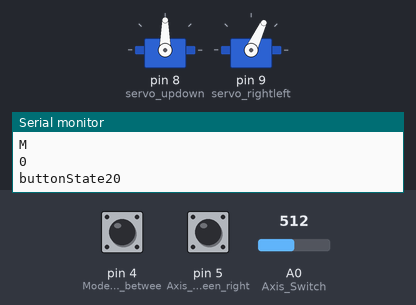
This sketch was run on a simulated Arduino Uno, built with avr-gcc and run on an emulated ATmega328P. Parts: 2 × servo, the last lines printed to the serial monitor. The test bench sets the inputs (shaded band); at power-on: A0 (Axis_Switch) = 512, pin 5 (Axis_switch_between_right) LOW, pin 4 (Mode_switch_Button_betwee) LOW.

Above: at 1.2 s.
1.3 s: A0 (Axis_Switch) set to 306
At 2.3 s:
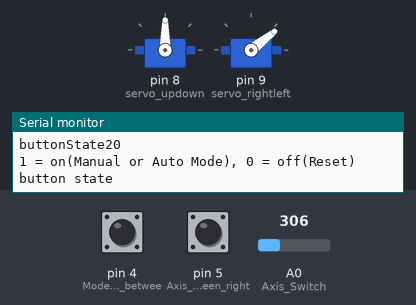
2.8 s: pin 5 (Axis_switch_between_right) pulled HIGH for 0.15 s
At 3.3 s:
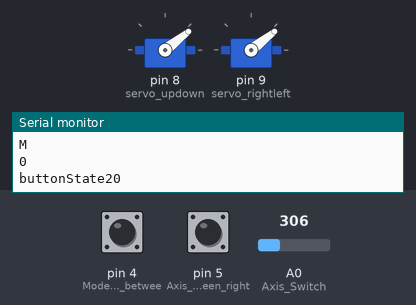
4.5 s: A0 (Axis_Switch) set to 122
At 4.8 s:
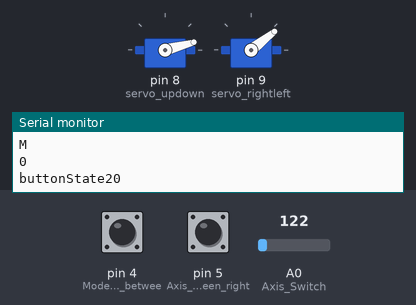
6.0 s: pin 5 (Axis_switch_between_right) pulled HIGH for 1 s
At 7.1 s:
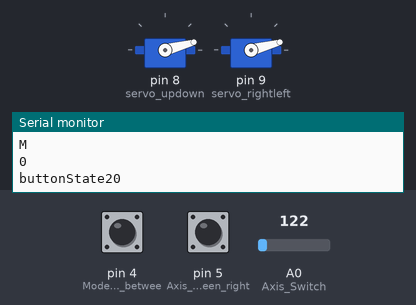
8.5 s: A0 (Axis_Switch) set to 511
At 9.5 s:
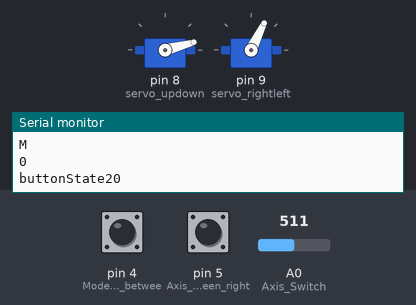
10.1 s: pin 5 (Axis_switch_between_right) pulled HIGH for 0.15 s
At 10.5 s:
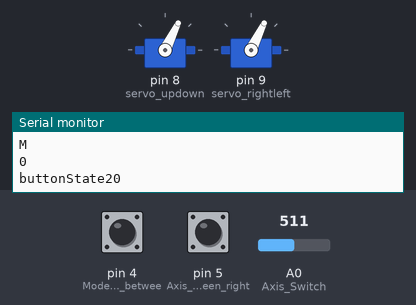
Timing chart, 0 to 12.7 s (numbered marks = the images above; inputs shaded):
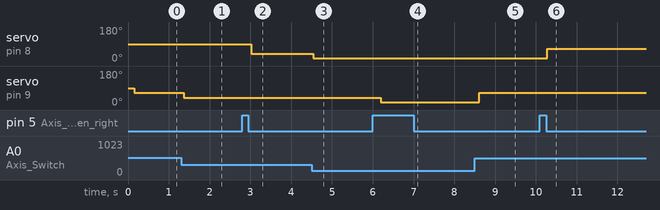

Measured:
- after the input at 1.3 s, servo on pin 9 (servo_rightleft): 65° → 38° after 0.07 s
- after the input at 2.8 s, servo on pin 8 (servo_updown): 90° → 38° after 0.23 s
- after the input at 4.5 s, servo on pin 8 (servo_updown): 38° → 15° at once
- after the input at 6.0 s, servo on pin 9 (servo_rightleft): 38° → 15° after 0.20 s
- after the input at 8.5 s, servo on pin 9 (servo_rightleft): 15° → 64° after 0.11 s
- after the input at 10.1 s, servo on pin 8 (servo_updown): 15° → 64° after 0.17 s

The sketch:

Pot_Servo_Manual.ino
```cpp
//#include <Servo.h> //import library
//
//int mode = 0;
//int axe = 0;
//
////Servo myservo;    // create servo object to control a servo
//int potPin = A0;  // analog pin used to connect potentiometer
//int potVal;       // variable to store the value read from the potentiometer
//int maxPos = 130; // set the max base rotation number (0 to 180)
//
//int  buttonState1 = 0;
//int buttonState2 = 0;
//int prevButtonState1 = 0;
//int prevButtonState2 = 0;
//
//int mode = 0;
//int axe = 0;
//Servo servo_updown;
//Servo servo_leftright;
//
//void setup() {
//
//  Serial.begin(9600);          //  setup serial
//  servo_leftright.attach(9);  // attaches the servo on pin 9 to the servo object
//
//  pinMode(3, INPUT); //Axis Switch
//  servo_updown.attach(8);
//  pinMode(4, INPUT);
//  // pinMode(A0, INPUT); //Axis Switch
//
//  void loop() {
//
//    char Mode;
//
//    potVal = analogRead(potPin);            // reads value from potentiometer at analog pin (value between 0 and 1023)
//    Serial.print("Potentiometer Value:"); // prints the value on serial monitor, the ADC value read by ardunio 0 to 1023
//    Serial.print(potVal);
//    Serial.print(" "); //print space between the value
//
//    //  potVal = map(potVal, 0, 1023, 0, maxPos);     // scale it to use it with the servo (value between 0 and 180) so 1023 value is max reotation of 180
//    //  myservo.write(potVal);                  // sets the servo position according to the scaled value
//    //  Serial.print("positon Value:");
//    //  Serial.print(potVal); // prints value of val
//    //  Serial.println(); //prints on a new line
//    //  delay(10);                           // waits for the servo to get there, waits for loop to execute again
//
//    buttonState1 = digitalRead(4);
//    if (buttonState1 != prevButtonState1) {
//      if (buttonState1 == HIGH) {
//        if (mode == 1) {
//          mode = 0;
//        } else {
//          mode = 1;
//        }
//      }
//    }
//
//    prevButtonState1 = buttonState1;
//    delay(50);
//
//    if (mode == 0) {
//      Mode = 'M';
//      Serial.println(Mode);
//      manualControl();
//
//    } else {
//      Mode = 'A';
//      Serial.println(Mode);
//    }
//
//    void manualControl() {
//      buttonstate2 = digitalRead(3);
//      if (buttonstate2 == HIGH) {
//        if (axe == 1) {
//          axe = 0;
//        }
//      }
//    }
//    prevButtonState2 = buttonState2 ;
//    delay(50);
//    if (axe == 0) {
//      servo_leftright.write(map(potVal, 0, 1023, 0, maxPos));
//    } else {
//      servo_updown.write(map(potVal, 0, 1023, 0, maxPos));
//    }
//  }
//
//}


//Servo motor library
#include <Servo.h>
//Initialize variables
int mode = 0;
int axe = 0;
int buttonState1 = 0;
int buttonState2   = 0;
int prevButtonState1 = 0;
int prevButtonState2 = 0;

//int ldrtopr=   0;                // top-right LDR
//int ldrtopl = 1;                // top-left LDR
//int ldrbotr = 2;               //   bottom-right LDR
//int ldrbotl = 3;               // bottom-left   LDR
//int topl = 0;
//int topr = 0;
//int botl = 0;
//int   botr = 0;

//Declare two servos
Servo servo_updown;
Servo servo_rightleft;

int   threshold_value = 10;         //measurement sensitivity

void setup()
{
  Serial.begin(9600);                                //serial connection setup  //opens   serial port, sets data rate to 9600 bps
  Serial.println("CLEARDATA");                       //clear   all data that’s been place in already
  // Serial.println("LABEL,t,voltage,current,power,Mode");    //define the column headings (PLX-DAQ command)

  pinMode(4, INPUT);              //Mode switch Button between automatic and manual
  pinMode(5, INPUT);              //Axis switch between right-left or up-down
  pinMode(A0,   INPUT);              //Potentiometer for right-left movement and for up-down movement

  servo_updown.attach(8);             //Servo motor up-down movement
  servo_rightleft.attach(9);           //Servo motor right-left movement
}

void loop()
{
  //  pv_power();
  char   Mode; // store a character
  //pv output
  //    float volt = analogRead(A5)*5.0/1023;
  //    float voltage = 2*volt;                 //  Volt=(R1/R1+R2)*Voltage / R1=R2=10Ohms  => voltage=2*volt)
  //     float current = voltage/20;            //  I=voltage/(R1+R2)
  //    float power   = voltage*current;
  //   Serial.print("DATA,TIME,"); // PLX-DAQ command
  //    Serial.print(voltage);     //send the voltage to serial port
  //    Serial.print(",");
  //    Serial.print(current);     //send the current to serial port
  //    Serial.print(",");
  //    Serial.print(power);   //send the power to serial port
  //    Serial.print(",");

  //Serial.println(Mode);
  buttonState1 = digitalRead(4); // initially given 0 = read pin 4 to be 0 (off) and 1 (on)
  Serial.println(buttonState1); // print on serial monitor the value, once button pressed gives 1 and not pressed gives 0
  Serial.println("1 = on(Manual or Auto Mode), 0 = off(Reset) button state");
  if (buttonState1 != prevButtonState1)   { //if 0 doesnt equal 0 and if 1 doesnt equal 0
    if (buttonState1 == HIGH) {             //if button state is 1
      //Change mode and ligh up the correct   indicator
      if (mode == 1) {                      //if mode changes to 1 from 0 then mode is 0
        mode = 0;
      } else {                              //if mode is still 0 then mode becomes 1
        mode = 1;
      }
    }
  }
  prevButtonState1 = buttonState1;
  delay(50); // Wait for 50 millisecond(s)

  if (mode == 0) {
    Mode = 'M';
    Serial.println(Mode);   //send Mode "Manual" to serial port
    manualsolartracker();
  } else { // mode automatic
    Mode = 'A';
    Serial.println(Mode);
    //    automaticsolartracker(); //send Mode "Automatic" to serial port
  }
  //}
}

//void   automaticsolartracker() {
//
//  //capturing analog values of each LDR
//  topr = analogRead(ldrtopr);        //capturing analog value of top right LDR
//  topl = analogRead(ldrtopl);        //capturing analog value of top left LDR
//  botr = analogRead(ldrbotr);        //capturing analog value of bot right LDR
//  botl = analogRead(ldrbotl);        //capturing analog value of bot left LDR
//
//  // calculating average
//  int avgtop = (topr + topl) / 2;     //average   of top LDRs
//  int avgbot = (botr + botl) / 2;     //average of bottom LDRs
//  int avgleft = (topl + botl) / 2;    //average of left LDRs
//  int avgright   = (topr + botr) / 2;   //average of right LDRs
//
//  //Get the different
//  int diffelev = avgtop - avgbot;      //Get the different average betwen   LDRs top and LDRs bot
//  int diffazi = avgright - avgleft;    //Get the different   average betwen LDRs right and LDRs left
//
//  //left-right movement of   solar tracker
//
//  if (abs(diffazi) >= threshold_value) {       //Change   position only if light difference is bigger then the threshold_value
//    if   (diffazi > 0) {
//      if (servo_rightleft.read() < 180) {
//        servo_rightleft.write((servo_updown.read()   + 2));
//      }
//    }
//    if (diffazi <  0) {
//      if (servo_rightleft.read()   > 0) {
//        servo_rightleft.write((servo_updown.read() - 2));
//      }
//    }
//  }
//
//  //up-down movement of solar tracker
//  if (abs(diffelev) >= threshold_value) {   //Change position only if light   difference is bigger then thethreshold_value
//    if (diffelev > 0) {
//      if   (servo_updown.read() < 180) {
//        servo_updown.write((servo_rightleft.read()   - 2));
//      }
//    }
//    if (diffelev <  0) {
//      if (servo_updown.read()   > 0) {
//        servo_updown.write((servo_rightleft.read() + 2));
//      }
//    }
//  }
//}
/////////////////////////////////////////////////////
void manualsolartracker() {
  buttonState2 = digitalRead(5);
  Serial.println(buttonState2);
  Serial.print("buttonState2");

  if (buttonState2 != prevButtonState2) {
    if (buttonState2   == HIGH) {
      //Change mode and ligh up the correct indicator
      if   (axe == 1) {
        axe = 0;
      } else {
        axe = 1;
      }
    }
  }

  prevButtonState2 = buttonState2;
  delay(100); // Wait for 100   millisecond(s)
  if (axe == 0) {     //control right-left movement
    servo_rightleft.write(map(analogRead(A0),   0, 1023, 0, 130));
  } else { // //control up-down movement
    servo_updown.write(map(analogRead(A0),   0, 1023, 0, 130));
  }
}
```
